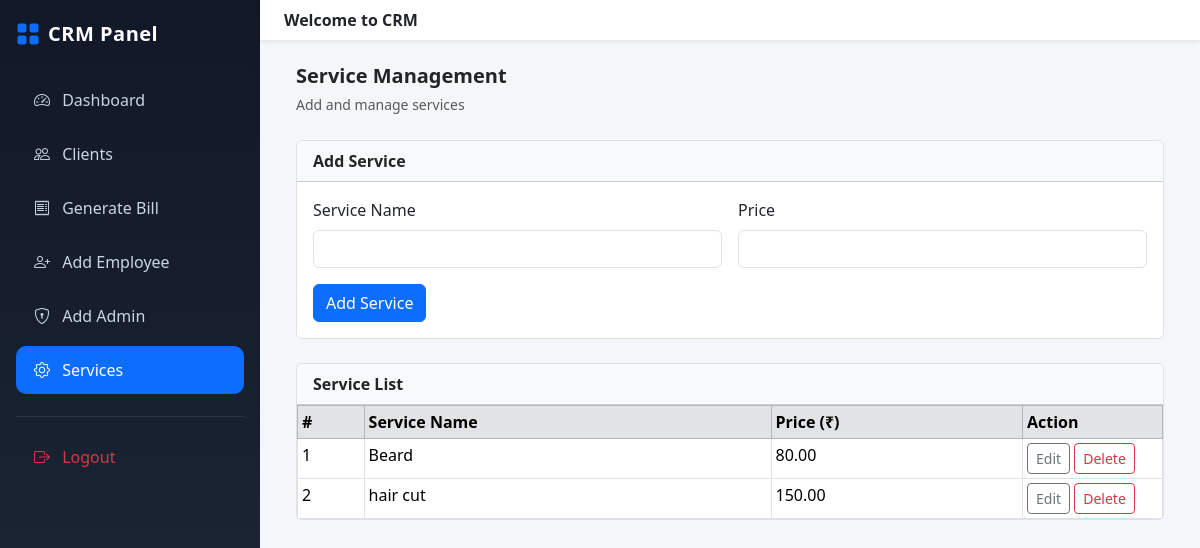
Page /service/ (signed in) on the committed database.
### core/models.py (models this page shows, shortened)
class Service(models.Model):
    name = models.CharField(max_length=150)
    price = models.DecimalField(max_digits=10, decimal_places=2)
    created_at = models.DateTimeField(auto_now_add=True)

### core/views.py (the view, shortened to what this page needs)
# urls.py: path('service/', service, name='service'),
@login_required
def service(request):
    services = Service.objects.all().order_by('-id')
    return render(request, 'service.html', {
        'services': services
    })

### core/templates/service.html (shortened to what this page needs)
{% extends 'base.html' %}
{% block content %}
<div class="container-fluid">
    <div class="mb-4">
        <h5 class="fw-semibold mb-1">Service Management</h5>
        <small class="text-muted">Add and manage services</small>
    </div>
    <div class="card border mb-4">
        <div class="card-header bg-light fw-semibold">
            Add Service
        </div>
        <div class="card-body">
            <form method="POST" class="row g-3">
                <div class="col-md-6">
                    <label class="form-label">Service Name</label>
                    <input type="text"
                           name="name"
                           class="form-control"
                           required>
                </div>
                <div class="col-md-6">
                    <label class="form-label">Price</label>
                    <input type="number"
                           step="0.01"
                           name="price"
                           class="form-control"
                           required>
                </div>
                <div class="col-12">
                    <button class="btn btn-primary">
                        Add Service
                    </button>
                </div>
            </form>
        </div>
    </div>
    <div class="card border">
        <div class="card-header bg-light fw-semibold">
            Service List
        </div>
        <div class="table-responsive">
            <table class="table table-bordered table-sm mb-0">
    <thead class="table-secondary">
        <tr>
            <th>#</th>
            <th>Service Name</th>
            <th>Price (₹)</th>
            <th style="width:140px;">Action</th>
        </tr>
    </thead>
    <tbody>
        {% for service in services %}
        <tr>
            <td>{{ forloop.counter }}</td>
            <td>{{ service.name }}</td>
            <td>{{ service.price }}</td>
            <td>
                <a href="{% url 'edit_service' service.id %}"
                   class="btn btn-sm btn-outline-secondary">
                    Edit
                </a>
                <form action="{% url 'delete_service' service.id %}"
                      method="POST"
                      style="display:inline;"
                      onsubmit="return confirm('Are you sure you want to delete this service?');">
                    <button class="btn btn-sm btn-outline-danger">
                        Delete
                    </button>
                </form>
            </td>
        </tr>
        {% empty %}
        <tr>
            <td colspan="4" class="text-center text-muted">
                No services found
            </td>
        </tr>
        {% endfor %}
    </tbody>
</table>
        </div>
    </div>
</div>
{% endblock %}

### core/templates/base.html (style rules this page uses)
body { background-color: #f4f6f9; }

### rows in the picture
Service: name "Beard", price "80.00"
Service: name "hair cut", price "150.00"
